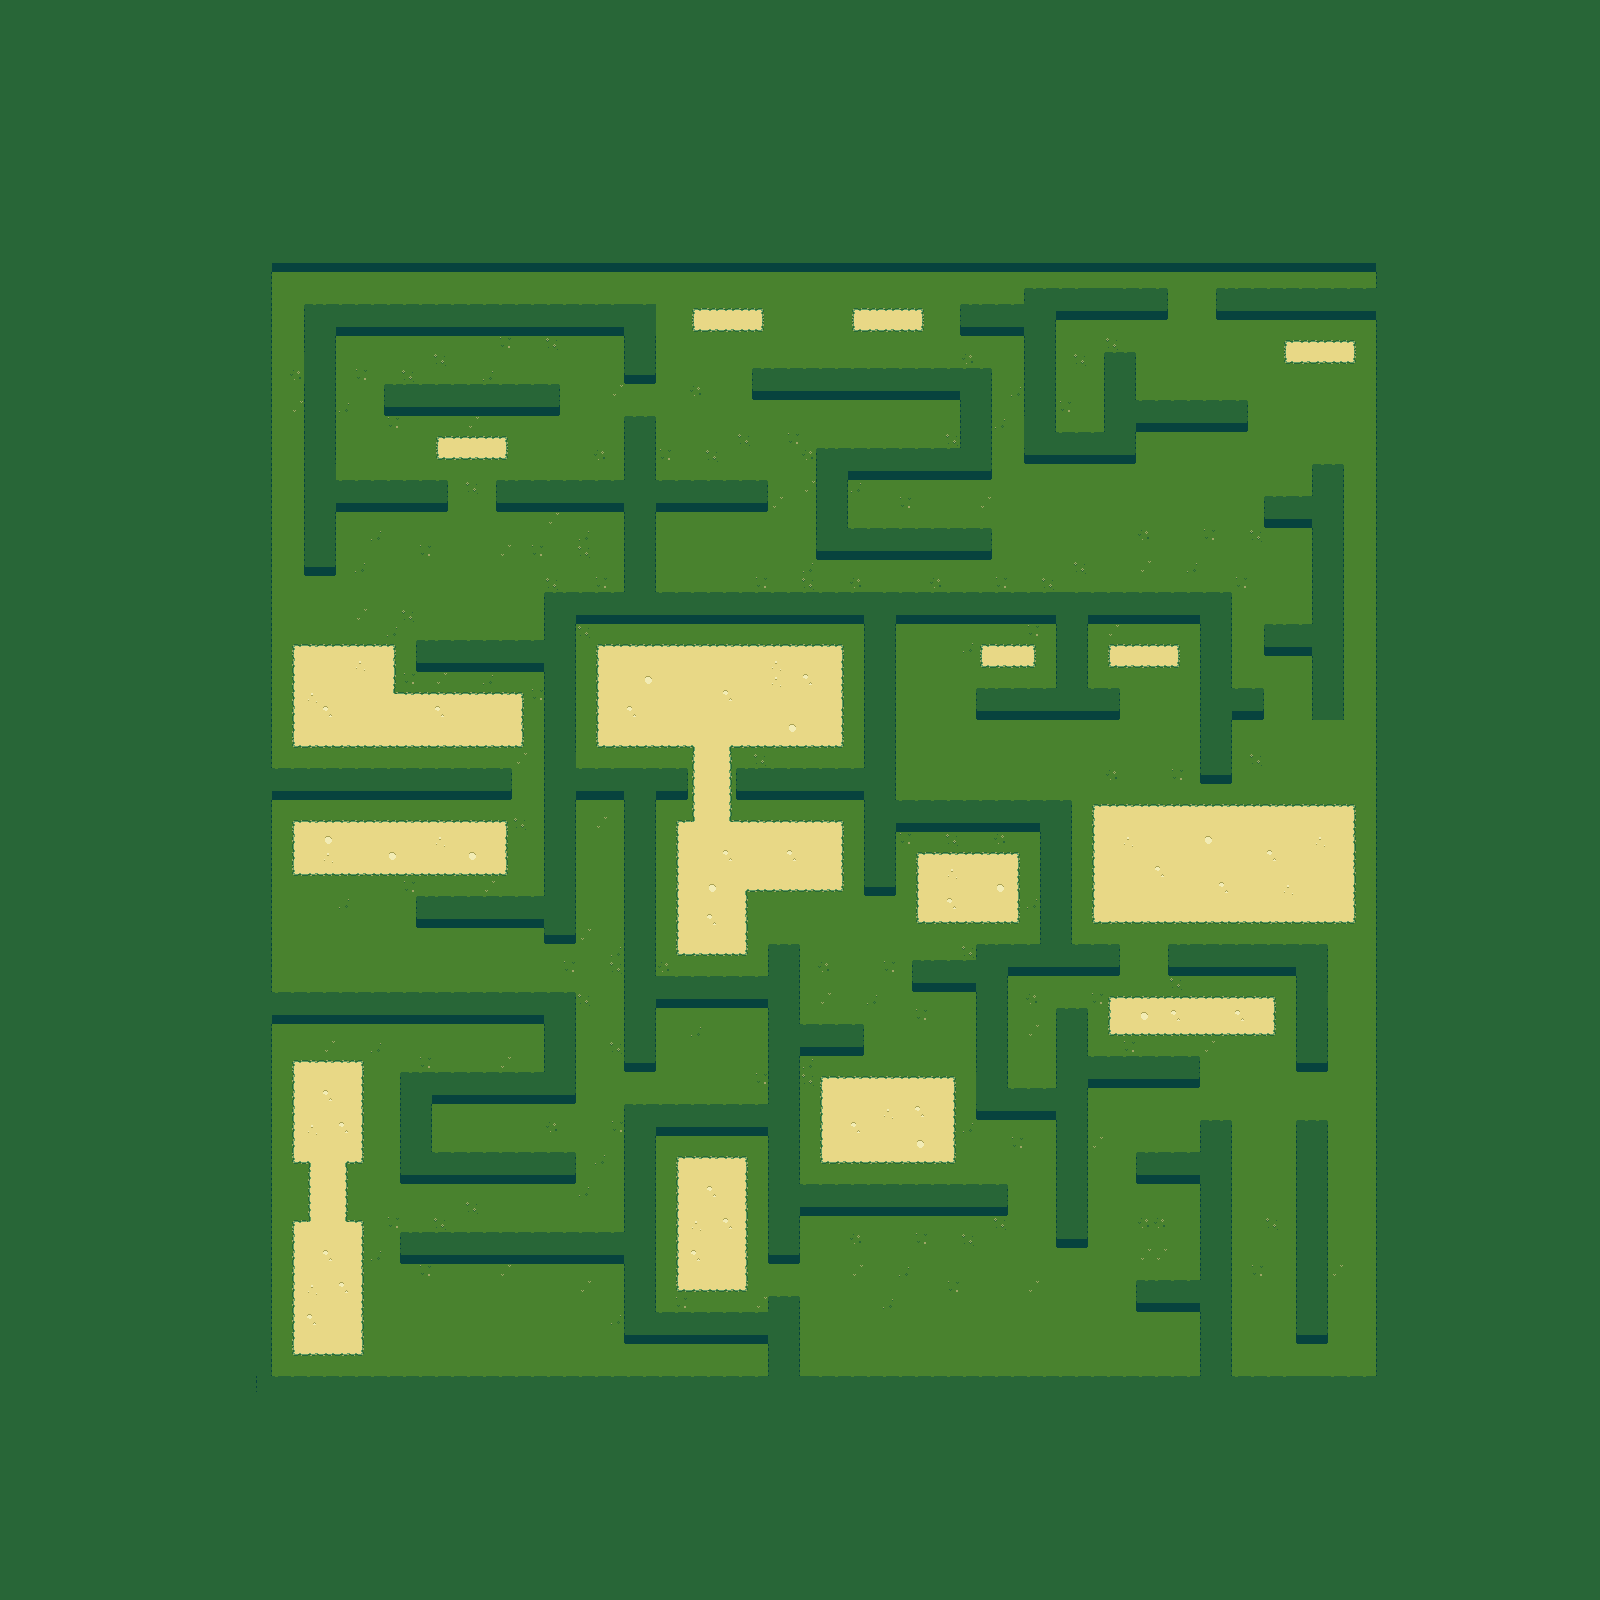

Rendered tile map (Tiled .tmx) drawn with the repository's tilesets; below, a short description and the map source with its tile grids summarised:
An orthogonal 100x100 tile map with 16x16 px tiles, 2 tile layers (Background, Foreground) and 128 objects.

<map version="1.0" orientation="orthogonal" width="100" height="100" tilewidth="16" tileheight="16">
 <tileset firstgid="1" name="tileset" tilewidth="16" tileheight="16">
  <image source="tileset.png" width="64" height="144" />
 </tileset>
 <layer name="Background" width="100" height="100">
  <properties>
   <property name="nocollide" value="true" />
   <property name="tileset" value="tileset" />
  </properties>
  <data>[10000 cells, 10000 non-empty, 28 distinct tile ids]</data>
 </layer>
 <layer name="Foreground" width="100" height="100">
  <properties>
   <property name="tileset" value="tileset" />
  </properties>
  <data>[10000 cells, 6545 non-empty, 10 distinct tile ids]</data>
 </layer>
 <objectgroup color="#ffaa00" name="pillar" width="100" height="100">
  <object x="608" y="688" width="16" height="48" />
  <object x="816" y="832" width="16" height="48" />
  <object x="928" y="864" width="16" height="48" />
  <object x="704" y="896" width="16" height="48" />
  <object x="304" y="928" width="16" height="48" />
  <object x="592" y="416" width="16" height="48" />
  <object x="672" y="416" width="16" height="48" />
  <object x="1248" y="736" width="16" height="48" />
  <object x="912" y="736" width="16" height="48" />
  <object x="1088" y="1312" width="16" height="48" />
  <object x="816" y="688" width="16" height="48" />
 </objectgroup>
 <objectgroup color="#55ff00" name="shrub" width="100" height="100">
  <object x="464" y="1280" width="16" height="16" />
  <object x="352" y="1168" width="16" height="16" />
  <object x="464" y="1184" width="16" height="16" />
  <object x="496" y="1104" width="16" height="16" />
  <object x="672" y="1296" width="16" height="16" />
  <object x="672" y="1344" width="16" height="16" />
  <object x="544" y="528" width="16" height="16" />
  <object x="352" y="400" width="16" height="16" />
  <object x="304" y="592" width="16" height="16" />
  <object x="512" y="608" width="16" height="16" />
  <object x="672" y="528" width="16" height="16" />
  <object x="720" y="560" width="16" height="16" />
  <object x="592" y="352" width="16" height="16" />
  <object x="896" y="416" width="16" height="16" />
  <object x="864" y="496" width="16" height="16" />
  <object x="912" y="480" width="16" height="16" />
  <object x="944" y="400" width="16" height="16" />
  <object x="1072" y="352" width="16" height="16" />
  <object x="1152" y="320" width="16" height="16" />
  <object x="1232" y="320" width="16" height="16" />
  <object x="1152" y="448" width="16" height="16" />
  <object x="1280" y="544" width="16" height="16" />
  <object x="1024" y="992" width="16" height="16" />
  <object x="1024" y="1040" width="16" height="16" />
  <object x="864" y="928" width="16" height="16" />
  <object x="832" y="976" width="16" height="16" />
  <object x="880" y="992" width="16" height="16" />
  <object x="800" y="896" width="16" height="16" />
  <object x="944" y="752" width="16" height="16" />
  <object x="944" y="688" width="16" height="16" />
  <object x="928" y="656" width="16" height="16" />
  <object x="1152" y="688" width="16" height="16" />
  <object x="1168" y="736" width="16" height="16" />
  <object x="1136" y="1216" width="16" height="16" />
  <object x="1104" y="1264" width="16" height="16" />
  <object x="1136" y="1328" width="16" height="16" />
  <object x="992" y="1232" width="16" height="16" />
  <object x="848" y="1232" width="16" height="16" />
  <object x="912" y="1296" width="16" height="16" />
  <object x="960" y="1344" width="16" height="16" />
  <object x="976" y="1344" width="16" height="16" />
  <object x="992" y="1344" width="16" height="16" />
  <object x="1040" y="1344" width="16" height="16" />
  <object x="1040" y="1312" width="16" height="16" />
  <object x="992" y="1312" width="16" height="16" />
  <object x="976" y="1280" width="16" height="16" />
  <object x="944" y="1280" width="16" height="16" />
  <object x="896" y="1344" width="16" height="16" />
  <object x="864" y="1312" width="16" height="16" />
  <object x="832" y="1280" width="16" height="16" />
  <object x="832" y="1344" width="16" height="16" />
  <object x="896" y="1264" width="16" height="16" />
  <object x="912" y="1232" width="16" height="16" />
  <object x="720" y="1072" width="16" height="16" />
  <object x="704" y="1040" width="16" height="16" />
  <object x="752" y="1040" width="16" height="16" />
  <object x="752" y="1200" width="16" height="16" />
  <object x="976" y="1136" width="16" height="16" />
  <object x="1136" y="1104" width="16" height="16" />
  <object x="1280" y="1344" width="16" height="16" />
  <object x="1248" y="1232" width="16" height="16" />
  <object x="1344" y="1216" width="16" height="16" />
  <object x="1344" y="1088" width="16" height="16" />
  <object x="1248" y="1088" width="16" height="16" />
  <object x="1120" y="512" width="16" height="16" />
  <object x="1200" y="528" width="16" height="16" />
 </objectgroup>
 <objectgroup name="shrine" width="100" height="100">
  <object x="1168" y="1232" width="16" height="32" />
  <object x="1168" y="1328" width="16" height="32" />
  <object x="592" y="1280" width="16" height="32" />
  <object x="512" y="944" width="16" height="32" />
  <object x="656" y="560" width="16" height="32" />
  <object x="608" y="560" width="16" height="32" />
  <object x="400" y="352" width="16" height="32" />
  <object x="528" y="352" width="16" height="32" />
  <object x="528" y="416" width="16" height="32" />
  <object x="400" y="416" width="16" height="32" />
  <object x="528" y="608" width="16" height="32" />
  <object x="384" y="608" width="16" height="32" />
  <object x="288" y="608" width="16" height="32" />
  <object x="944" y="992" width="16" height="32" />
  <object x="656" y="1280" width="16" height="32" />
  <object x="656" y="1136" width="16" height="32" />
 </objectgroup>
 <objectgroup color="#aa5500" name="mound" width="100" height="100">
  <object x="464" y="832" width="16" height="32" />
  <object x="320" y="832" width="16" height="32" />
  <object x="304" y="704" width="16" height="32" />
  <object x="304" y="656" width="16" height="32" />
  <object x="496" y="704" width="16" height="32" />
  <object x="368" y="656" width="16" height="32" />
  <object x="1104" y="880" width="16" height="32" />
  <object x="1104" y="816" width="16" height="32" />
  <object x="1328" y="816" width="16" height="32" />
  <object x="1328" y="880" width="16" height="32" />
  <object x="832" y="1088" width="16" height="32" />
  <object x="928" y="1088" width="16" height="32" />
  <object x="864" y="1120" width="16" height="32" />
  <object x="896" y="1120" width="16" height="32" />
  <object x="688" y="1168" width="16" height="32" />
  <object x="720" y="1168" width="16" height="32" />
  <object x="688" y="1248" width="16" height="32" />
  <object x="720" y="1248" width="16" height="32" />
  <object x="992" y="624" width="16" height="32" />
  <object x="1008" y="624" width="16" height="32" />
  <object x="1120" y="624" width="16" height="32" />
  <object x="1136" y="624" width="16" height="32" />
  <object x="1152" y="624" width="16" height="32" />
  <object x="704" y="288" width="16" height="32" />
  <object x="720" y="288" width="16" height="32" />
  <object x="736" y="288" width="16" height="32" />
  <object x="864" y="288" width="16" height="32" />
  <object x="880" y="288" width="16" height="32" />
  <object x="896" y="288" width="16" height="32" />
  <object x="1296" y="320" width="16" height="32" />
  <object x="1328" y="320" width="16" height="32" />
  <object x="448" y="416" width="16" height="32" />
  <object x="480" y="416" width="16" height="32" />
 </objectgroup>
 <objectgroup name="playerstart" width="100" height="100">
  <object x="704" y="704" width="16" height="16" />
 </objectgroup>
 <objectgroup color="#55ffff" name="exit" width="100" height="100">
  <object x="720" y="1328" width="16" height="16" />
 </objectgroup>
</map>
